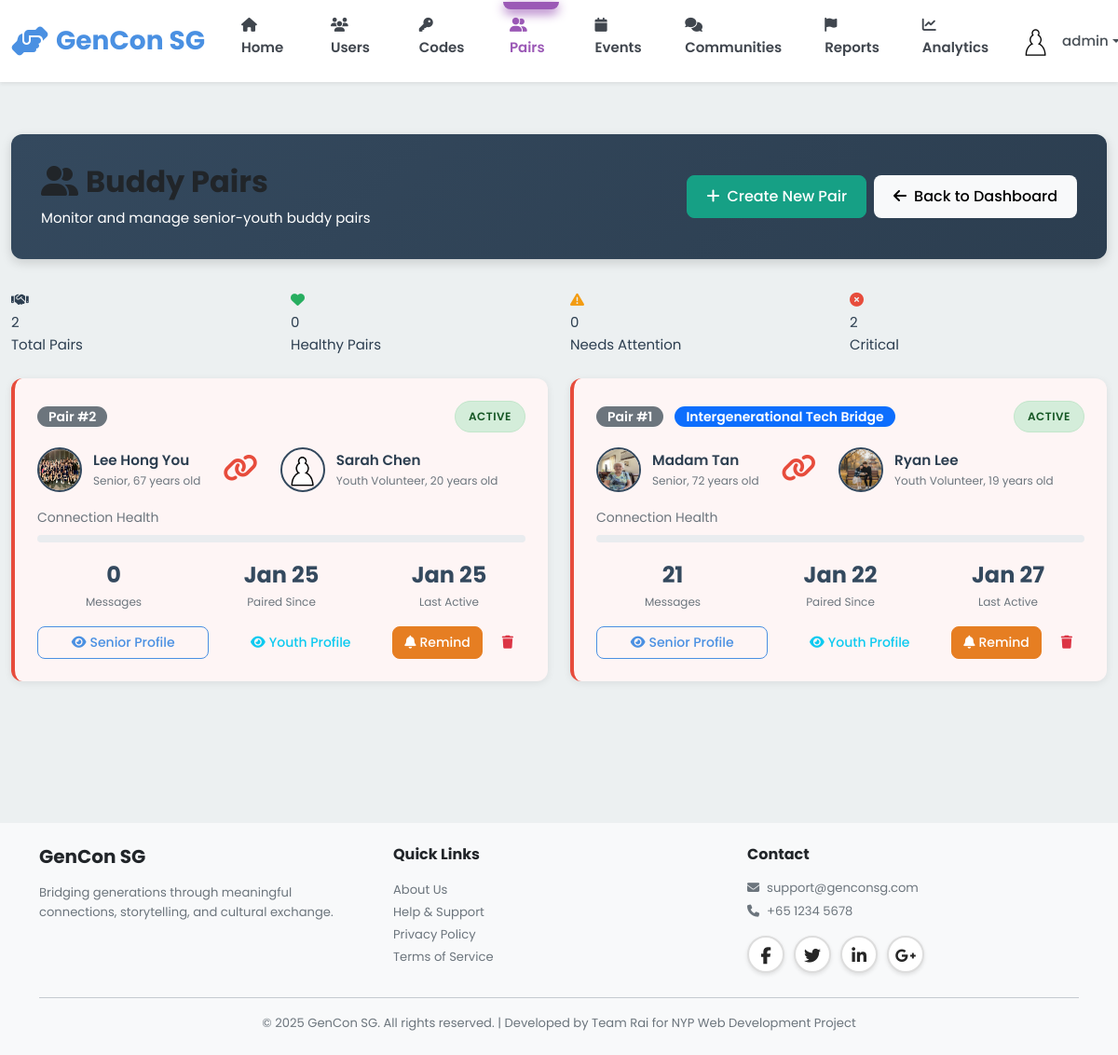
Page /admin/pairs (signed in) on the committed database.
### models.py (models this page shows, shortened)
class Pair(db.Model):
    __tablename__ = 'pairs'
    id = db.Column(db.Integer, primary_key=True)
    senior_id = db.Column(db.Integer, db.ForeignKey('users.id'), nullable=False, index=True)
    youth_id = db.Column(db.Integer, db.ForeignKey('users.id'), nullable=False, index=True)
    program = db.Column(db.String(100))  # Program/initiative name
    status = db.Column(db.String(20), default='active')  # active, inactive, paused
    paired_date = db.Column(db.DateTime, default=datetime.utcnow, nullable=False)
    last_interaction = db.Column(db.DateTime, default=datetime.utcnow)
    senior = db.relationship('User', foreign_keys=[senior_id], back_populates='senior_pairs')
    youth = db.relationship('User', foreign_keys=[youth_id], back_populates='youth_pairs')
    __table_args__ = (db.UniqueConstraint('senior_id', 'youth_id', name='unique_senior_youth_pair'),)

class User(db.Model):
    __tablename__ = 'users'
    id = db.Column(db.Integer, primary_key=True)
    username = db.Column(db.String(80), unique=True, nullable=False, index=True)
    password_hash = db.Column(db.String(255), nullable=False)
    email = db.Column(db.String(120), unique=True, nullable=False, index=True)
    full_name = db.Column(db.String(120), nullable=False)
    phone = db.Column(db.String(20))
    age = db.Column(db.Integer, nullable=False)
    bio = db.Column(db.Text)  # User biography
    school = db.Column(db.String(255))  # School or organization for youth
    role = db.Column(db.String(20), nullable=False)  # 'senior', 'youth', or 'admin'
    elo = db.Column(db.Integer, default=1200) # Default ELO rating
    profile_picture = db.Column(db.String(255), default='images/default-avatar.png')
    disable_reason = db.Column(db.Text)
    interests_json = db.Column(db.Text)  # Stores interests as JSON array
    languages_json = db.Column(db.Text)  # Stores languages as JSON array
    accessibility_settings_json = db.Column(db.Text)  # Stores settings as JSON object
    created_at = db.Column(db.DateTime, default=datetime.utcnow, nullable=False)
    last_active = db.Column(db.DateTime, default=datetime.utcnow, nullable=False)
    is_active = db.Column(db.Boolean, default=True)
    stories = db.relationship('Story', back_populates='user', lazy='dynamic')
    sent_messages = db.relationship('Message', foreign_keys='Message.sender_id',
                                   back_populates='sender', lazy='dynamic')
    received_messages = db.relationship('Message', foreign_keys='Message.recipient_id',
                                       back_populates='recipient', lazy='dynamic')
    senior_pairs = db.relationship('Pair', foreign_keys='Pair.senior_id',
                                   back_populates='senior', lazy='dynamic')
    youth_pairs = db.relationship('Pair', foreign_keys='Pair.youth_id',
                                 back_populates='youth', lazy='dynamic')
    streak = db.relationship('Streak', back_populates='user', uselist=False)
    badges = db.relationship('Badge', back_populates='user', lazy='dynamic')
    checkins = db.relationship('Checkin', back_populates='user', lazy='dynamic')
    @property
    def interests(self):
        """Get interests as Python list from JSON string."""
        if self.interests_json:
            return json.loads(self.interests_json)
        return []
    @interests.setter
    def interests(self, value):
        """Set interests from Python list, store as JSON string."""
        self.interests_json = json.dumps(value)
    @property
    def languages(self):
        """Get languages as Python list from JSON string."""
        if self.languages_json:
            return json.loads(self.languages_json)
        return []
    @languages.setter
    def languages(self, value):
        """Set languages from Python list, store as JSON string."""
        self.languages_json = json.dumps(value)
    @property
    def accessibility_settings(self):
        """Get accessibility settings as Python dict from JSON string."""
        if self.accessibility_settings_json:
            return json.loads(self.accessibility_settings_json)
        return {}

### blueprints/admin.py (the view)
@admin_bp.route('/pairs')
@admin_required
def pairs():
    all_pairs = Pair.query.order_by(Pair.paired_date.desc()).all()
    inactive_threshold = datetime.utcnow() - timedelta(days=7)
    warning_threshold = datetime.utcnow() - timedelta(days=3)
    pairs_data = []
    for pair in all_pairs:
        message_count = Message.query.filter(
            ((Message.sender_id == pair.senior_id) & (Message.recipient_id == pair.youth_id)) |
            ((Message.sender_id == pair.youth_id) & (Message.recipient_id == pair.senior_id))
        ).count()
        if pair.last_interaction < inactive_threshold:
            health = 'critical'
        elif pair.last_interaction < warning_threshold:
            health = 'warning'
        else:
            health = 'good'
        pairs_data.append({
            'pair': pair,
            'message_count': message_count,
            'health': health
        })
    return render_template('admin/pairs.html', pairs_data=pairs_data)

### templates/admin/pairs.html (shortened to what this page needs)
{% extends "base.html" %}
{% block extra_css %}
<link rel="stylesheet" href="{{ url_for('static', filename='css/admin.css') }}">
{% endblock %}
{% block content %}
<div class="container-fluid py-4">
    <div class="admin-header">
        <div class="d-flex justify-content-between align-items-center">
            <div>
                <h1><i class="fas fa-user-friends me-2"></i>Buddy Pairs</h1>
                <p class="mb-0">Monitor and manage senior-youth buddy pairs</p>
            </div>
            <div class="d-flex gap-2">
                <a href="{{ url_for('admin.create_pair') }}" class="btn btn-success">
                    <i class="fas fa-plus me-2"></i>Create New Pair
                </a>
                <a href="{{ url_for('admin.dashboard') }}" class="btn btn-light">
                    <i class="fas fa-arrow-left me-2"></i>Back to Dashboard
                </a>
            </div>
        </div>
    </div>
    <div class="row mb-4">
        <div class="col-md-3">
            <div class="stat-card pairs">
                <div class="stat-icon"><i class="fas fa-handshake"></i></div>
                <div class="stat-value">{{ pairs_data|length }}</div>
                <div class="stat-label">Total Pairs</div>
            </div>
        </div>
        <div class="col-md-3">
            <div class="stat-card" style="border-left-color: #27AE60;">
                <div class="stat-icon" style="color: #27AE60;"><i class="fas fa-heart"></i></div>
                <div class="stat-value">{{ pairs_data|selectattr('health', 'equalto', 'good')|list|length }}</div>
                <div class="stat-label">Healthy Pairs</div>
            </div>
        </div>
        <div class="col-md-3">
            <div class="stat-card" style="border-left-color: #F39C12;">
                <div class="stat-icon" style="color: #F39C12;"><i class="fas fa-exclamation-triangle"></i></div>
                <div class="stat-value">{{ pairs_data|selectattr('health', 'equalto', 'warning')|list|length }}</div>
                <div class="stat-label">Needs Attention</div>
            </div>
        </div>
        <div class="col-md-3">
            <div class="stat-card" style="border-left-color: #E74C3C;">
                <div class="stat-icon" style="color: #E74C3C;"><i class="fas fa-times-circle"></i></div>
                <div class="stat-value">{{ pairs_data|selectattr('health', 'equalto', 'critical')|list|length }}</div>
                <div class="stat-label">Critical</div>
            </div>
        </div>
    </div>
    {% if pairs_data %}
    <div class="row">
        {% for item in pairs_data %}
        <div class="col-lg-6 mb-4">
            <div class="pair-card {% if item.health == 'warning' %}warning{% elif item.health == 'critical' %}critical{% endif %}">
                <div class="pair-header">
                    <div>
                        <span class="badge bg-secondary">Pair #{{ item.pair.id }}</span>
                        {% if item.pair.program %}
                        <span class="badge bg-primary ms-2">{{ item.pair.program }}</span>
                        {% endif %}
                    </div>
                    <span class="status-badge {{ item.pair.status }}">{{ item.pair.status|capitalize }}</span>
                </div>
                <div class="pair-users">
                    <div class="pair-user">
                        <img src="{{ url_for('static', filename='images/' + (item.pair.senior.profile_picture or 'default-avatar.png')) }}"
                             alt="Senior Avatar"
                             onerror="this.src='https://ui-avatars.com/api/?name={{ item.pair.senior.full_name }}&background=E67E22&color=fff'">
                        <div class="user-info">
                            <div class="name">{{ item.pair.senior.full_name }}</div>
                            <div class="role">Senior, {{ item.pair.senior.age }} years old</div>
                        </div>
                    </div>
                    <div class="text-center">
                        <i class="fas fa-link fa-2x" style="color: {% if item.health == 'good' %}#27AE60{% elif item.health == 'warning' %}#F39C12{% else %}#E74C3C{% endif %};"></i>
                    </div>
                    <div class="pair-user">
                        <img src="{{ url_for('static', filename='images/' + (item.pair.youth.profile_picture or 'default-avatar.png')) }}"
                             alt="Youth Avatar"
                             onerror="this.src='https://ui-avatars.com/api/?name={{ item.pair.youth.full_name }}&background=9B59B6&color=fff'">
                        <div class="user-info">
                            <div class="name">{{ item.pair.youth.full_name }}</div>
                            <div class="role">Youth Volunteer, {{ item.pair.youth.age }} years old</div>
                        </div>
                    </div>
                </div>
                <div class="connection-strength">
                    <div class="label">Connection Health</div>
                    <div class="strength-bar">
                        <div class="fill {{ item.health }}" style="width: {% if item.health == 'good' %}100{% elif item.health == 'warning' %}50{% else %}20{% endif %}%;"></div>
                    </div>
                </div>
                <div class="pair-stats">
                    <div class="pair-stat">
                        <div class="value">{{ item.message_count }}</div>
                        <div class="label">Messages</div>
                    </div>
                    <div class="pair-stat">
                        <div class="value">{{ item.pair.paired_date.strftime('%b %d') }}</div>
                        <div class="label">Paired Since</div>
                    </div>
                    <div class="pair-stat">
                        <div class="value">{{ item.pair.last_interaction.strftime('%b %d') if item.pair.last_interaction else 'Never' }}</div>
                        <div class="label">Last Active</div>
                    </div>
                </div>
                <div class="d-flex gap-2 mt-3">
                    <a href="{{ url_for('admin.user_detail', user_id=item.pair.senior_id) }}" class="btn btn-sm btn-outline-primary flex-grow-1">
                        <i class="fas fa-eye me-1"></i>Senior Profile
                    </a>
                    <a href="{{ url_for('admin.user_detail', user_id=item.pair.youth_id) }}" class="btn btn-sm btn-outline-info flex-grow-1">
                        <i class="fas fa-eye me-1"></i>Youth Profile
                    </a>
                    {% if item.health != 'good' %}
                    <form action="{{ url_for('admin.send_pair_reminder', pair_id=item.pair.id) }}" method="POST" class="d-inline">
                        <button type="submit" class="btn btn-sm btn-warning">
                            <i class="fas fa-bell me-1"></i>Remind
                        </button>
                    </form>
                    {% endif %}
                    <form action="{{ url_for('admin.delete_pair', pair_id=item.pair.id) }}" method="POST" class="d-inline" onsubmit="return confirm('Permanently remove this pair?');">
                        <button type="submit" class="btn btn-sm btn-outline-danger">
                            <i class="fas fa-trash"></i>
                        </button>
                    </form>
                </div>
            </div>
        </div>
        {% endfor %}
    </div>
    {% endif %}
</div>
{% endblock %}

### rows in the picture
Pair: pair.id "2", pair.status "ACTIVE", pair.paired_date "Jan 25", pair.last_interaction "Jan 25"
User: profile_picture (picture), pair.senior.full_name "Lee Hong You", pair.senior.age "67"
User: profile_picture (placeholder picture), pair.youth.full_name "Sarah Chen", pair.youth.age "20"
Pair: pair.id "1", pair.program "Intergenerational Tech Bridge", pair.status "ACTIVE", pair.paired_date "Jan 22", pair.last_interaction "Jan 27"
User: profile_picture (picture), pair.senior.full_name "Madam Tan", pair.senior.age "72"
User: profile_picture (picture), pair.youth.full_name "Ryan Lee", pair.youth.age "19"

### other values in the picture
{{ session.username }} "admin"
{{ pairs_data|length }} "2"
{{ pairs_data|selectattr('health', 'equalto', 'good')|list|length }} "0"
{{ pairs_data|selectattr('health', 'equalto', 'warning')|list|length }} "0"
{{ pairs_data|selectattr('health', 'equalto', 'critical')|list|length }} "2"
{{ item.message_count }} "0" "21"
